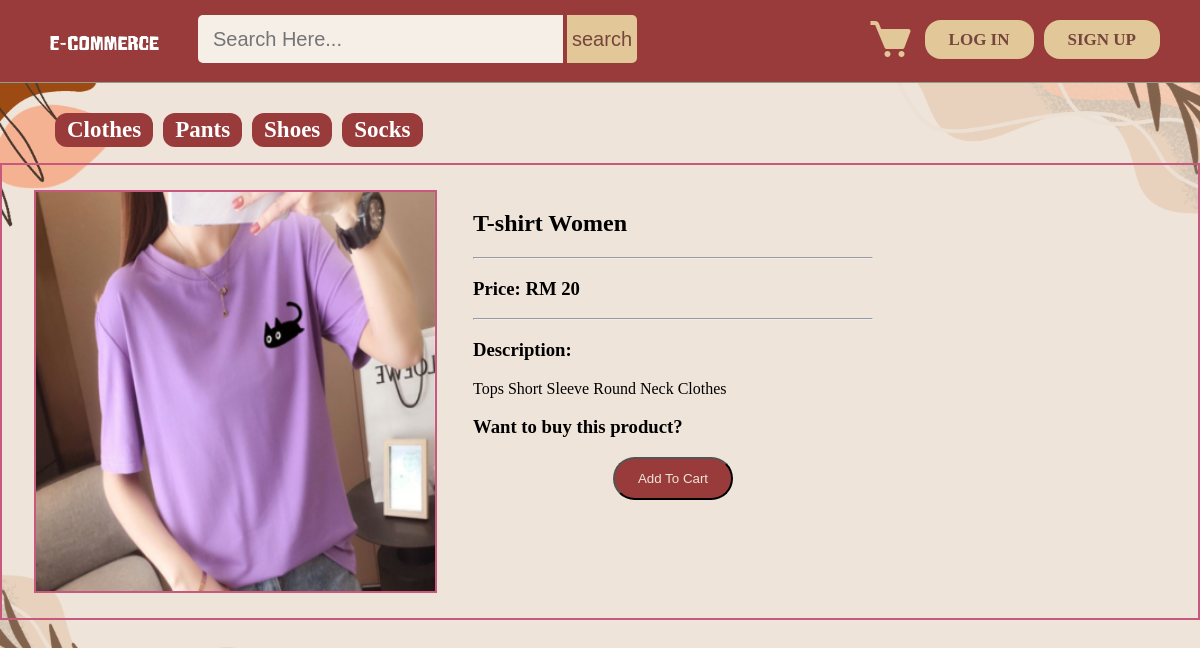
The app's page /Products/view_product.php?productid=3 with its own data.
### tables this page shows
CREATE TABLE `products` (
  `id` int(11) NOT NULL,
  `productname` varchar(100) NOT NULL,
  `price` int(11) NOT NULL,
  `description` text NOT NULL,
  `availableunit` int(11) NOT NULL,
  `item` varchar(100) NOT NULL,
  `image` text NOT NULL
);

### Products/view_product.php (the view, shortened to what this page needs)
<?php
include("../config.php");
if (isset($_REQUEST['productid'])) {
    $productid = mysqli_real_escape_string($conn, $_REQUEST['productid']);
} else {
    die("Query failed: " . mysqli_error($conn));
}
$getposts = mysqli_query($conn, "SELECT * FROM products WHERE id ='$productid'") or die(mysqlI_error($conn));
if (mysqli_num_rows($getposts)) {
    $row = mysqli_fetch_assoc($getposts);
    $productname = $row['productname'];
    $price = $row['price'];
    $description = $row['description'];
    $item = $row['item'];
    $image = $row['image'];
}
?>
<!DOCTYPE html>
<html lang="en">
<head>
    <link rel="stylesheet" type="text/css" href="../css/style.css">
    <link href='https://unpkg.com/boxicons@2.1.4/css/boxicons.min.css' rel='stylesheet'>
</head>
<body>
    <?php include("../header.php");
    include 'menu.php'; ?>
    <div class="view-product-container">
        <div class="product-image-container">
            <img src="../image/product/<?php echo $item . '/' . $image; ?>" class="product-image"
                style="width: 399px; height: 399px; border: 2px solid #c7587e;">
        </div>
        <div class="product-details-container">
            <h2>
                <?php echo $productname; ?>
            </h2>
            <hr>
            <h3>Price: RM
                <?php echo $price; ?>
            </h3>
            <hr>
            <h3>Description:</h3>
            <p>
                <?php echo $description; ?>
            </p>
            <div>
                <h3>Want to buy this product?</h3>
                <form id="" method="post" action="">
                    <input type="submit" name="addcart" value="Add To Cart" class="button">
                </form>
            </div>
        </div>
    </div>
</body>
</html>

### css/style.css (style rules this page uses)
body { padding: 0px; margin: 0px; width: 100%; position: relative; background-color: #F5EFE7; min-width: 1080px; }
.button { display: block; margin: 8px auto; border-radius: 25px; width: 30%; padding: 12px 20px; color: #EFE4D9; background: #9A3B3B; }
.product-image { max-width: 100%; height: auto; }
.view-product-container { display: flex; border: 2px solid #c7587e; padding: 10px; }
.product-image-container { display: flex; justify-content: center; flex: 30%; padding: 15px; }
.product-details-container { flex: 70%; padding: 15px; max-width: 400px; margin-right: 300px; }

### Products/view_product.php (style rules this page uses)
body { margin: 0; background: url('../image/background 4.png')center/cover no-repeat fixed; }

### records on screen
products: item+image (picture), productname "T-shirt Women", price "20", description "Tops Short Sleeve Round Neck Clothes"
